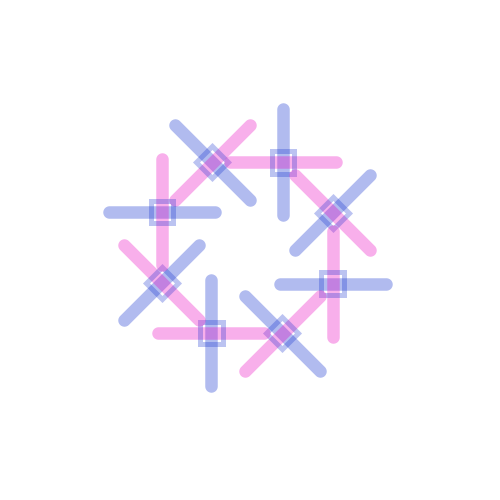
Frame 1 (no input)
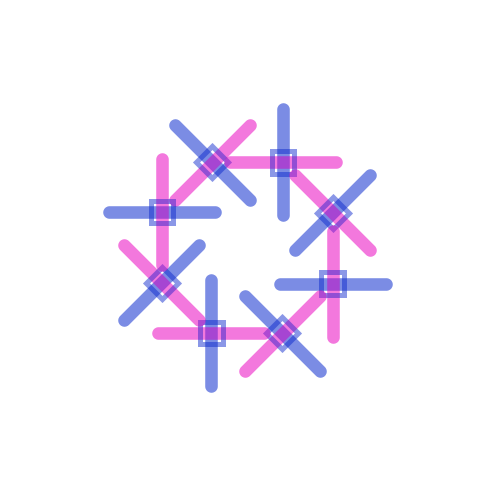
Frame 2 (the mouse pressed at the canvas centre, redrawn once)

The Processing sketch that drew these frames (run headless with seeded random() and noise(); the mouse was pressed at the canvas centre and the sketch redrawn once):

// Processing sketch: processing_83697
// ── processing_83697.pde

void setup()
{
size(500,500);
background(255);

}

void draw()
{
translate(150,100);
 //forme 1
scale(0.25);
strokeWeight(50);
stroke(#0625CB, 80);
line(100,100,400,400);
stroke(#EA00C0, 80);
line(400,100,100,400);
noFill();
stroke(#0625CB, 70);
rotate(PI/4);
translate(105,-250);
strokeWeight(20);
rect(205,205 , 90,90);

//forme2
translate(200,-200);
strokeWeight(50);
stroke(#0625CB, 80);
line(100,100,400,400);
stroke(#EA00C0, 80);
line(400,100,100,400);
noFill();
stroke(#0625CB, 70);
rotate(PI/4);
translate(105,-250);
strokeWeight(20);
rect(205,205 , 90,90);

//forme3

translate(200,-200);
strokeWeight(50);
stroke(#0625CB, 80);
line(100,100,400,400);
stroke(#EA00C0, 80);
line(400,100,100,400);
noFill();
stroke(#0625CB, 70);
rotate(PI/4);
translate(105,-250);
strokeWeight(20);
rect(205,205 , 90,90);

//forme4
translate(200,-200);
strokeWeight(50);
stroke(#0625CB, 80);
line(100,100,400,400);
stroke(#EA00C0, 80);
line(400,100,100,400);
noFill();
stroke(#0625CB, 70);
rotate(PI/4);
translate(105,-250);
strokeWeight(20);
rect(205,205 , 90,90);

//forme5
translate(200,-200);
strokeWeight(50);
stroke(#0625CB, 80);
line(100,100,400,400);
stroke(#EA00C0, 80);
line(400,100,100,400);
noFill();
stroke(#0625CB, 70);
rotate(PI/4);
translate(105,-250);
strokeWeight(20);
rect(205,205 , 90,90);

//forme6

translate(200,-200);
strokeWeight(50);
stroke(#0625CB, 80);
line(100,100,400,400);
stroke(#EA00C0, 80);
line(400,100,100,400);
noFill();
stroke(#0625CB, 70);
rotate(PI/4);
translate(105,-250);
strokeWeight(20);
rect(205,205 , 90,90);

//forme7
translate(200,-200);
strokeWeight(50);
stroke(#0625CB, 80);
line(100,100,400,400);
stroke(#EA00C0, 80);
line(400,100,100,400);
noFill();
stroke(#0625CB, 70);
rotate(PI/4);
translate(105,-250);
strokeWeight(20);
rect(205,205 , 90,90);

//forme8
translate(200,-200);
strokeWeight(50);
stroke(#0625CB, 80);
line(100,100,400,400);
stroke(#EA00C0, 80);
line(400,100,100,400);
noFill();
stroke(#0625CB, 70);
rotate(PI/4);
translate(105,-250);
strokeWeight(20);
rect(205,205 , 90,90);
noLoop();

/*//forme2
translate(200,-200);
strokeWeight(50);
stroke(#0625CB, 80);
line(100,100,400,400);
stroke(#EA00C0, 80);
line(400,100,100,400);
noFill();
stroke(#0625CB, 70);
rotate(PI/4);
translate(105,-250);
strokeWeight(20);
rect(205,205 , 90,90);
*/


noLoop();
}
